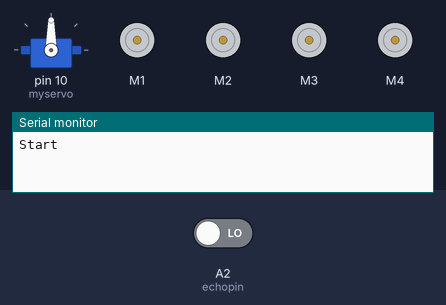
Recording of a sketch running on a simulated Arduino Uno, built with avr-gcc and run on an emulated ATmega328P. Parts: servo, 4 × DC motor (green arrow = forward, orange = backward, longer = faster), the last lines printed to the serial monitor. Inputs (shaded band) come from the test bench; at power-on: A2 (echopin) LOW.

Above: at 0.05 s.
At 1.45 s:
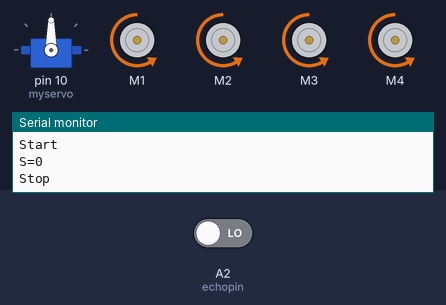
At 2.85 s:
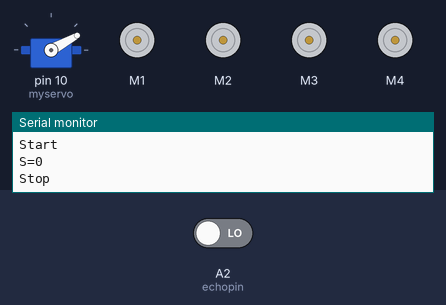
At 5.65 s:
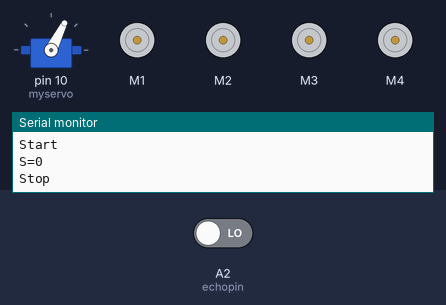
At 8.45 s:
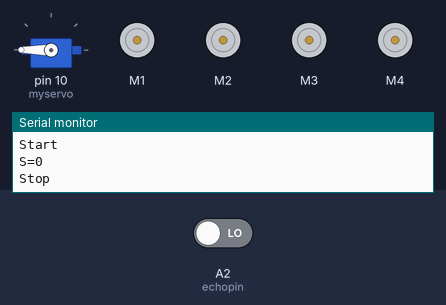
At 11.3 s:
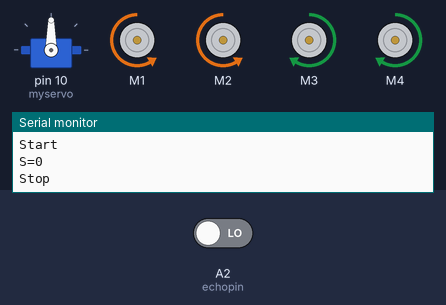
Timing chart, 0 to 14.7 s (numbered marks = the images above):
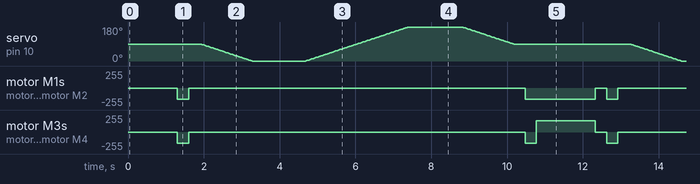

Measured:
- by itself, motor M1, motor M2: repeats every 11.3 s: stopped 8.9 s, backward 170/255 1.9 s, stopped 0.30 s, backward 170/255 0.30 s
- by itself, motor M3, motor M4: repeats every 11.3 s: stopped 8.9 s, backward 170/255 0.30 s, forward 170/255 1.6 s, stopped 0.30 s, backward 170/255 0.30 s

The sketch:

OBSTACLE_AVOIDING_ROBOT_CAR.ino
```cpp
#include "AFMotor.h"
#include <Servo.h>

#define echopin A2 // echo pin
#define trigpin A3 // Trigger pin

Servo myservo;

const int MOTOR_1 = 1;
const int MOTOR_2 = 2;
const int MOTOR_3 = 3;
const int MOTOR_4 = 4;

AF_DCMotor motor1(MOTOR_1, MOTOR12_64KHZ); // create motor object, 64KHz pwm
AF_DCMotor motor2(MOTOR_2, MOTOR12_64KHZ); // create motor object, 64KHz pwm
AF_DCMotor motor3(MOTOR_3, MOTOR12_64KHZ); // create motor object, 64KHz pwm
AF_DCMotor motor4(MOTOR_4, MOTOR12_64KHZ); // create motor object, 64KHz pwm
//===============================================================================
//  Initialization
//===============================================================================

int distance_L, distance_F, distance_R;
long distance;

int set = 35;

void setup() {
  Serial.begin(9600);           // Initialize serial port
  Serial.println("Start");

  myservo.attach(10);
  myservo.write(90);

  pinMode (trigpin, OUTPUT);
  pinMode (echopin, INPUT );

  motor1.setSpeed(170);          // set the motor speed to 0-255
  motor2.setSpeed(170);
  motor3.setSpeed(170);
  motor4.setSpeed(170);
}
//===============================================================================
//  Main
//===============================================================================
void loop() {
 distance_F = data();
 Serial.print("S=");
 Serial.println(distance_F);
  if (distance_F > set){
   Serial.println("Forward");
  motor1.run(FORWARD);         // turn it on going forward

  motor2.run(FORWARD);

 motor3.run(FORWARD);
  motor4.run(FORWARD);
    }
    else{hc_sr4();}
}


long data(){
  digitalWrite(trigpin, LOW);
  delayMicroseconds(2);
  digitalWrite(trigpin, HIGH);
  delayMicroseconds(10);
  distance = pulseIn (echopin, HIGH);
  return distance / 29 / 2;
}


void compareDistance(){
  if (distance_L > distance_R){
  motor1.run(BACKWARD);   // turn it on going left
  motor2.run(BACKWARD);
  motor3.run(FORWARD);
  motor4.run(FORWARD);
    delay(550);
  }
  else if (distance_R > distance_L){
  motor1.run(FORWARD);  // the other right
  motor2.run(FORWARD);
  motor3.run(BACKWARD);
  motor4.run(BACKWARD);
    delay(550);
  }
  else{
  motor1.run(BACKWARD);  // the other way
  motor2.run(BACKWARD);
  motor3.run(BACKWARD);
  motor4.run(BACKWARD);
   delay(300);
  motor1.run(BACKWARD);   // turn it on going left
  motor2.run(BACKWARD);
  motor3.run(FORWARD);
  motor4.run(FORWARD);
    delay(550);
  }
}

void hc_sr4(){
    Serial.println("Stop");
    motor1.run(RELEASE);         // stopped
    motor2.run(RELEASE);
    motor3.run(RELEASE);
    motor4.run(RELEASE);
    delay(300);
    motor1.run(BACKWARD);  // the other way
  motor2.run(BACKWARD);
  motor3.run(BACKWARD);
  motor4.run(BACKWARD);
   delay(300);
   motor1.run(RELEASE);         // stopped
    motor2.run(RELEASE);
    motor3.run(RELEASE);
    motor4.run(RELEASE);
    delay(300);


   for (int angle = 90; angle >=0; angle -= 1)

   {
     myservo.write(angle);
     delay(15);
    }
    delay(300);
    distance_R = data();
    delay(100);
     for (int angle = 0; angle <=180; angle += 1)

   {
     myservo.write(angle);
     delay(15);
    }
    delay(300);
    distance_L = data();
    delay(100);

  for (int angle = 180; angle >=90; angle -= 1)

   {
     myservo.write(angle);
     delay(15);
    }

    delay(300);
    compareDistance();
}
```
